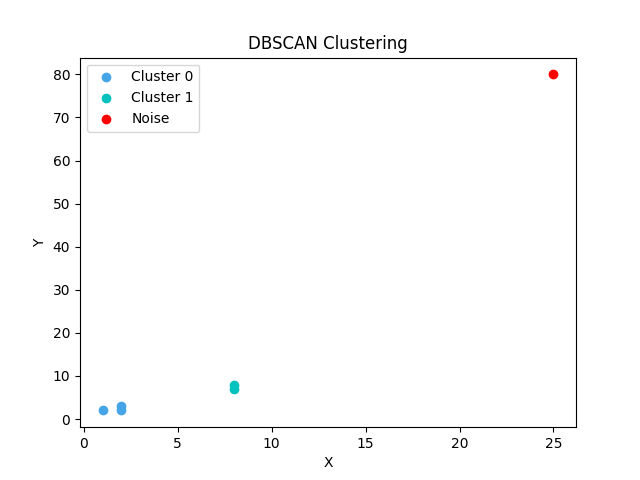

Here is the Python script that generated this plot:
import numpy as np
from collections import deque

# DBSCAN Clustering Implementation
class DBSCAN:
    def __init__(self, eps=0.5, min_samples=5):
        self.eps = eps
        self.min_samples = min_samples
        self.labels = []
        self.noise_label = -1

    def fit(self, data):
        data = np.array(data)
        n_points = len(data)
        self.labels = [None] * n_points
        cluster_id = 0

        for i in range(n_points):
            if self.labels[i] is not None:
                continue

            neighbors = self.region_query(data, i)
            if len(neighbors) < self.min_samples:
                self.labels[i] = self.noise_label
            else:
                self.expand_cluster(data, i, neighbors, cluster_id)
                cluster_id += 1

        return self

    def expand_cluster(self, data, point_idx, neighbors, cluster_id):
        self.labels[point_idx] = cluster_id
        queue = deque(neighbors)

        while queue:
            idx = queue.popleft()
            if self.labels[idx] == self.noise_label:
                self.labels[idx] = cluster_id
            if self.labels[idx] is not None:
                continue

            self.labels[idx] = cluster_id
            idx_neighbors = self.region_query(data, idx)
            if len(idx_neighbors) >= self.min_samples:
                queue.extend(idx_neighbors)

    def region_query(self, data, point_idx):
        neighbors = []
        for i, point in enumerate(data):
            if self.euclidean_distance(data[point_idx], point) <= self.eps:
                neighbors.append(i)
        return neighbors

    @staticmethod
    def euclidean_distance(point1, point2):
        return np.sqrt(np.sum((np.array(point1) - np.array(point2)) ** 2))


# Visualization function
def plot_clusters(data, labels):
    import matplotlib.pyplot as plt
    data = np.array(data)
    unique_labels = set(labels)

    for label in unique_labels:
        if label == -1:
            color = "red"
            label_name = "Noise"
        else:
            color = np.random.rand(3,)
            label_name = f"Cluster {label}"

        cluster_points = data[np.array(labels) == label]
        plt.scatter(cluster_points[:, 0], cluster_points[:, 1], color=color, label=label_name)

    plt.title("DBSCAN Clustering")
    plt.xlabel("X")
    plt.ylabel("Y")
    plt.legend()
    plt.savefig("task15_2.png")
    plt.show()


# Main Execution
if __name__ == "__main__":
    data = [
        [1, 2], [2, 2], [2, 3], [8, 7], [8, 8], [25, 80]
    ]
    eps = 2
    min_samples = 2

    dbscan = DBSCAN(eps=eps, min_samples=min_samples)
    dbscan.fit(data)

    print("Labels:", dbscan.labels)
    plot_clusters(data, dbscan.labels)
